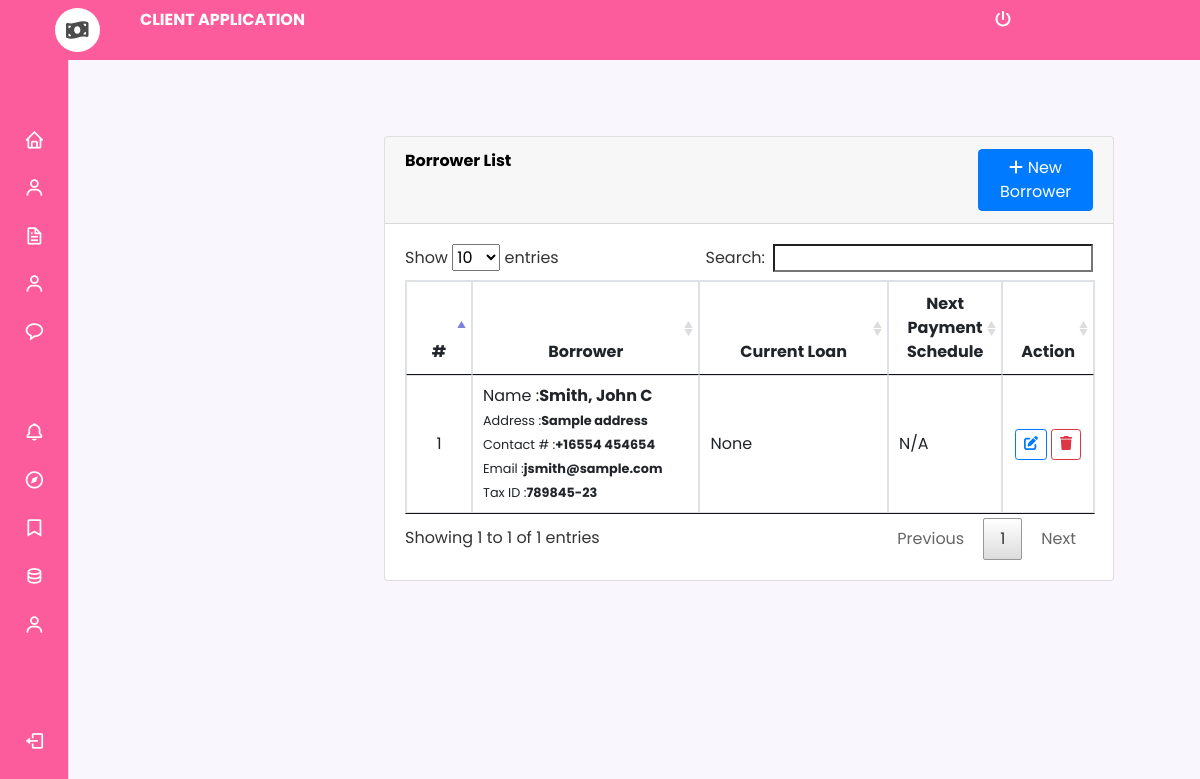
The app's page /employee/loan/index.php?page=borrowers (signed in) with its own data.
### tables this page shows
CREATE TABLE `borrowers` (
  `id` int(30) NOT NULL,
  `firstname` varchar(100) NOT NULL,
  `middlename` varchar(100) NOT NULL,
  `lastname` varchar(100) NOT NULL,
  `contact_no` varchar(30) NOT NULL,
  `address` text NOT NULL,
  `email` varchar(50) NOT NULL,
  `tax_id` varchar(50) NOT NULL,
  `date_created` int(11) NOT NULL
);

### employee/loan/borrowers.php (the view, shortened to what this page needs)
<?php include 'db_connect.php' ?>
<div class="container-fluid">
	<div class="col-lg-12">
		<div class="card">
			<div class="card-header">
				<large class="card-title">
					<b>Borrower List</b>
				</large>
				<button class="btn btn-primary btn-block col-md-2 float-right" type="button" id="new_borrower"><i class="fa fa-plus"></i> New Borrower</button>
			</div>
			<div class="card-body">
				<table class="table table-bordered" id="borrower-list">
					<colgroup>
						<col width="10%">
						<col width="35%">
						<col width="30%">
						<col width="15%">
						<col width="10%">
					</colgroup>
					<thead>
						<tr>
							<th class="text-center">#</th>
							<th class="text-center">Borrower</th>
							<th class="text-center">Current Loan</th>
							<th class="text-center">Next Payment Schedule</th>
							<th class="text-center">Action</th>
						</tr>
					</thead>
					<tbody>
						<?php
						$i = 1;
							$qry = $conn->query("SELECT * FROM borrowers order by id desc");
							while($row = $qry->fetch_assoc()):
						 ?>
						 <tr>
						 	<td class="text-center"><?php echo $i++ ?></td>
						 	<td>
						 		<p>Name :<b><?php echo ucwords($row['lastname'].", ".$row['firstname'].' '.$row['middlename']) ?></b></p>
						 		<p><small>Address :<b><?php echo $row['address'] ?></small></b></p>
						 		<p><small>Contact # :<b><?php echo $row['contact_no'] ?></small></b></p>
						 		<p><small>Email :<b><?php echo $row['email'] ?></small></b></p>
						 		<p><small>Tax ID :<b><?php echo $row['tax_id'] ?></small></b></p>
						 	</td>
						 	<td class="">None</td>
						 	<td class="">N/A</td>
						 	<td class="text-center">
						 			<button class="btn btn-outline-primary btn-sm edit_borrower" type="button" data-id="<?php echo $row['id'] ?>"><i class="fa fa-edit"></i></button>
						 			<button class="btn btn-outline-danger btn-sm delete_borrower" type="button" data-id="<?php echo $row['id'] ?>"><i class="fa fa-trash"></i></button>
						 	</td>
						 </tr>
						<?php endwhile; ?>
					</tbody>
				</table>
			</div>
		</div>
	</div>
</div>

### employee/loan/assets/css/style.css (style rules this page uses)
body { font-family: "Open Sans", sans-serif; color: #444444; width: 100%; height: calc(100%); }

### employee/loan/menu.css (style rules this page uses)
* { box-sizing: border-box; padding: 0; margin: 0; }
:root { --header-height: 3.5rem; --nav-width: 219px; --first-color: #fdfdfd; --first-color-light: #F4F0FA; --title-color: #ffffff; --text-color-light: #A5A1AA; --body-color: #F9F6FD; --container-color: #fc5c9c; --body-font: 'Poppins', sans-serif; --normal-font-size: .938rem; --small-font-size: .75rem; --smaller-font-size: .75rem; --font-medium: 500; --font-semi-bold: 600; --z-fixed: 100; }
@media screen and (min-width: 1024px) { :root { --normal-font-size: 1rem; --small-font-size: .875rem; --smaller-font-size: .813rem; } }
body { margin: var(--header-height) 0 0 0; font-family: var(--body-font); font-size: var(--normal-font-size); background-color: var(--body-color); color: var(--text-color); }
@media screen and (min-width: 768px) { body { padding: 1rem 3rem 0 6rem; } }

### employee/loan/index.php (style rules this page uses)
body { background: #80808045; }

### employee/loan/borrowers.php (style rules this page uses)
td p { margin:unset; }
td { vertical-align: middle !important; }

### records on screen
borrowers: lastname+firstname+middlename "Smith, John C", address "Sample address", contact_no "+16554 454654", email "jsmith@sample.com", tax "789845-23"
